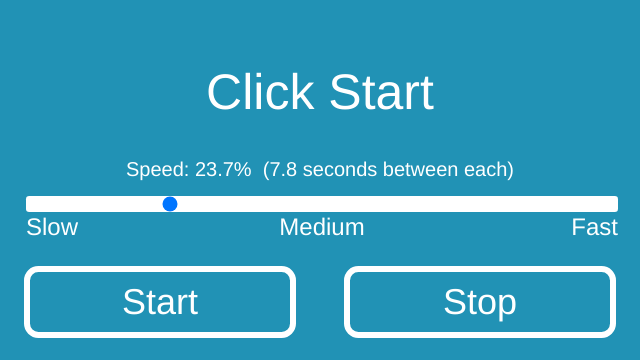
Frame 1 (no input)
Frame 60 (no input): identical to frame 1, image omitted
Frame 120 (the mouse pressed at the canvas centre since frame 60): identical to frame 1, image omitted

The p5.js sketch that drew this single still picture (run headless with seeded random() and noise() and a simulated clock; from frame 60 on, the mouse is pressed at the canvas centre):

// p5.js sketch
// ── sketch.js
let chordList = ["A Major", "A minor",
  "B Major", "B minor",
  "C Major", "C minor",
  "D Major", "D minor",
  "E Major", "E minor",
  "F Major", "F minor",
  "G Major", "G minor",
  "A# Major", "A# minor",
  "C# Major", "C# minor",
  "D# Major", "D# minor",
  "F# Major", "F# minor",
  "G# Major", "G# minor",
  "A♭ Major", "A♭ minor",
  "B♭ Major", "B♭ minor",
  "D♭ Major", "D♭ minor",
  "E♭ Major", "E♭ minor",
  "G♭ Major", "G♭ minor",
];

const MAX_DELAY = 10;
const MIN_DELAY = 0.5;

let chordIndex;

let lastChordChangeMillis;

let startButton;
let stopButton;

let BACKGROUND;

let isStarted;

function preload() {
  BACKGROUND = color(33, 146, 181);
}

let speedSlider;

function setup() {
  createCanvas(640, 360);
  textSize(24);
  background(BACKGROUND);
  
  isStarted = false;

  chordIndex = int(random(chordList.length))
  lastChordChangeMillis = 0;

  createStartStopButtons();
  createSpeedSlider();
  drawSliderText();
}

function adjust(col, amount) {
  let redVal = constrain(red(col) + amount, 0, 255);
  let greenVal = constrain(green(col) + amount, 0, 255);
  let blueVal = constrain(blue(col) + amount, 0, 255);
  return color(redVal, greenVal, blueVal);
}

function createSpeedSlider() {
  let speedBarBottomGap = height / 5;
  speedSlider = createSlider(0, MAX_DELAY - MIN_DELAY, 0.25 * (MAX_DELAY - 1), 0);
  speedSlider.size((stopButton.position().x + stopButton.size().width) - startButton.position().x);
  speedSlider.position(width / 2 - speedSlider.size().width / 2, startButton.position().y - speedBarBottomGap);
  speedSlider.style("-webkit-appearance", "none");
  speedSlider.style("border-radius", (speedSlider.size().height / 5).toString() + "px");
  speedSlider.style("outline", "none");
}

function drawSliderText() {
  let speedBarBottomGap = height / 5;

  textSize(speedBarBottomGap / 3);
  fill(255);
  noStroke();

  textAlign(LEFT, TOP);
  text("Slow", speedSlider.position().x, speedSlider.position().y + speedBarBottomGap / 2 - speedSlider.size().height);

  textAlign(CENTER, TOP);
  text("Medium", speedSlider.position().x + speedSlider.size().width / 2, speedSlider.position().y + speedBarBottomGap / 2 - speedSlider.size().height);

  textAlign(RIGHT, TOP);
  text("Fast", speedSlider.position().x + speedSlider.size().width, speedSlider.position().y + speedBarBottomGap / 2 - speedSlider.size().height);

}

function createStartStopButtons() {
  let buttonWidthPercentOfHalf = 0.85;
  let buttonHeightPercent = 0.2;
  let percentOfButtonHeightGap = 0.3;

  let boarderThickness = width / 100;

  startButton = createButton("Start");
  startButton.mousePressed(start);
  startButton.style("width", ((width / 2) * buttonWidthPercentOfHalf).toString() + "px");
  startButton.style("height", (height * buttonHeightPercent).toString() + "px");
  startButton.position(width / 4 - startButton.size().width / 2, height - startButton.size().height * (1 + percentOfButtonHeightGap));

  startButton.style("background-color", color(BACKGROUND));
  startButton.style("border", boarderThickness.toString() + "px solid white");
  startButton.style("color", "white");
  startButton.style("border-radius", (startButton.size().height / 5).toString() + "px");
  startButton.style("font-size", (startButton.size().height / 2).toString() + "px");
  startButton.style("font-family", "sans-serif");
  startButton.style("outline", "none");
  startButton.mouseOver(() => startButton.style("background-color", adjust(BACKGROUND, 50))).mouseOut(() => {
    startButton.style("background-color", color(BACKGROUND));
    startButton.style("color", color(255));
  });

  //----------------------//

  stopButton = createButton("Stop");
  stopButton.mousePressed(stop);
  stopButton.style("width", ((width / 2) * buttonWidthPercentOfHalf).toString() + "px");
  stopButton.style("height", (height * buttonHeightPercent).toString() + "px");
  stopButton.position(3 * width / 4 - stopButton.size().width / 2, height - stopButton.size().height * (1 + percentOfButtonHeightGap));

  stopButton.style("background-color", color(BACKGROUND));
  stopButton.style("border", boarderThickness.toString() + "px solid white");
  stopButton.style("color", "white");
  stopButton.style("border-radius", (stopButton.size().height / 5).toString() + "px");
  stopButton.style("font-size", (stopButton.size().height / 2).toString() + "px");
  stopButton.style("font-family", "sans-serif");
  stopButton.style("outline", "none");
  stopButton.mouseOver(() => stopButton.style("background-color", adjust(BACKGROUND, 50))).mouseOut(() => {
    stopButton.style("background-color", color(BACKGROUND));
    stopButton.style("color", color(255));
  });

}

function start() {
  isStarted = true;
  lastChordChangeMillis = millis();
  
  stopButton.style("background-color", color(BACKGROUND));
  stopButton.style("color", color(255));

  startButton.style("background-color", color(255));
  startButton.style("color", color(0));
}

function stop() {
  isStarted = false;
  
  stopButton.style("background-color", color(255));
  stopButton.style("color", color(0));

  startButton.style("background-color", color(BACKGROUND));
  startButton.style("color", color(255));
}

function draw() {
  background(BACKGROUND);
  drawSliderText();
  textAlign(CENTER, BOTTOM);
  textSize(50);
  text(isStarted ? chordList[chordIndex] : "Click Start", width / 2, height / 3);
  textSize(20);
  text("Speed: " + map(speedSlider.value(), 0, MAX_DELAY - MIN_DELAY, 0, 100).toFixed(1) + "%\t(" + (MAX_DELAY - speedSlider.value()).toFixed(1) + " seconds between each)", width / 2, height / 2);

  if ((millis() - lastChordChangeMillis) / 1000 > (MAX_DELAY - speedSlider.value())) {
    chordIndex = int(random(chordList.length))
    lastChordChangeMillis = millis();
  }
}
